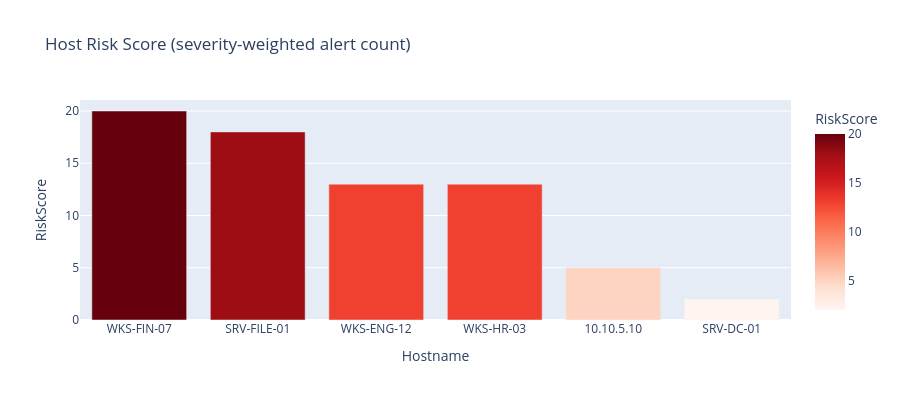

The cell this chart's notebook holds for it:
### Markdown cell above
**Host risk ranking** — cumulative severity-weighted score per asset.

### Code cell
fig = px.bar(
    risk, x="Hostname", y="RiskScore", color="RiskScore",
    color_continuous_scale="Reds", title="Host Risk Score (severity-weighted alert count)",
    height=400,
)
fig.show()

### Figure 1 — Plotly figure (JSON) as saved in the notebook; plotly's stock layout.template omitted (floating-point values rounded to 4 significant figures)
{"data": [{"hovertemplate": "Hostname=%{x}<br>RiskScore=%{marker.color}<extra></extra>", "legendgroup": "", "marker": {"color": [20, 18, 13, 13, 5, 2], "coloraxis": "coloraxis", "pattern": {"shape": ""}}, "name": "", "orientation": "v", "showlegend": false, "textposition": "auto", "type": "bar", "x": ["WKS-FIN-07", "SRV-FILE-01", "WKS-ENG-12", "WKS-HR-03", "10.10.5.10", "SRV-DC-01"], "xaxis": "x", "y": [20, 18, 13, 13, 5, 2], "yaxis": "y"}], "layout": {"barmode": "relative", "coloraxis": {"autocolorscale": false, "colorbar": {"title": {"text": "RiskScore"}}, "colorscale": [[0, "rgb(255,245,240)"], [0.125, "rgb(254,224,210)"], [0.25, "rgb(252,187,161)"], [0.375, "rgb(252,146,114)"], [0.5, "rgb(251,106,74)"], [0.625, "rgb(239,59,44)"], [0.75, "rgb(203,24,29)"], [0.875, "rgb(165,15,21)"], [1, "rgb(103,0,13)"]]}, "height": 400, "legend": {"tracegroupgap": 0}, "title": {"text": "Host Risk Score (severity-weighted alert count)"}, "xaxis": {"anchor": "y", "domain": [0, 1], "title": {"text": "Hostname"}}, "yaxis": {"anchor": "x", "domain": [0, 1], "title": {"text": "RiskScore"}}}}
